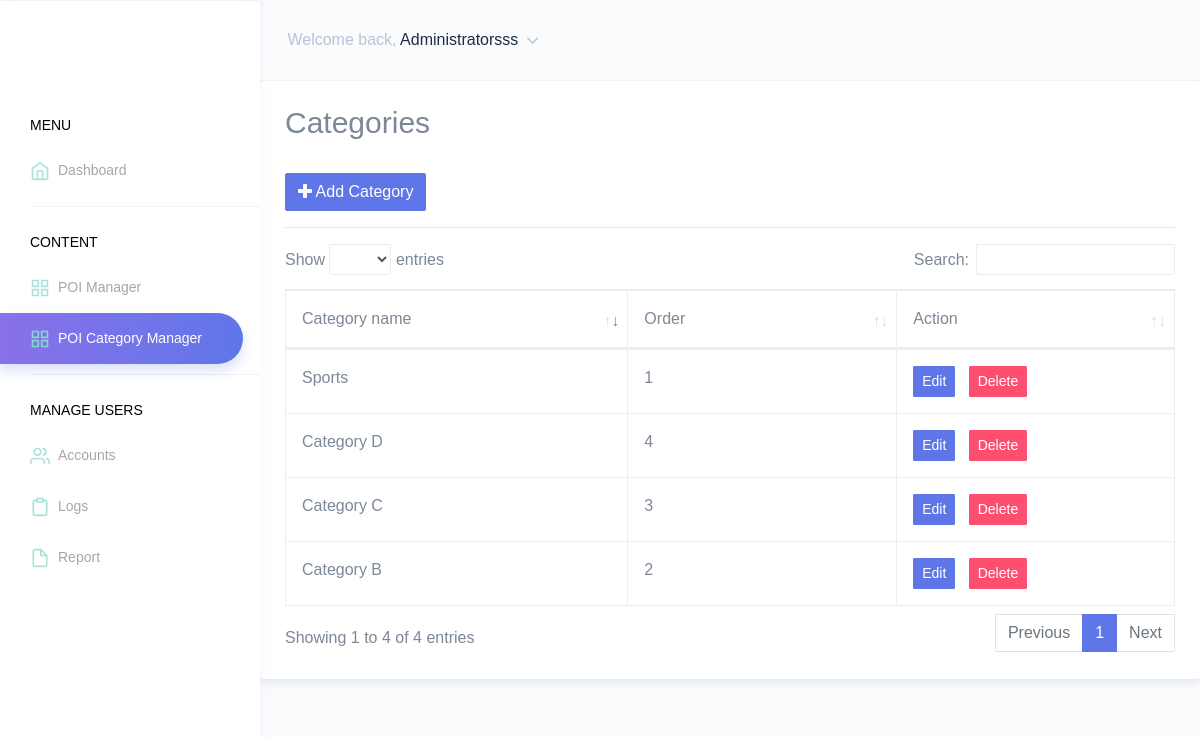
Screenshot of /home/html/vrpoicategoryindex.php (signed in) with the database file from the repository.
### tables this page shows
CREATE TABLE `user_tbl` (
  `id` int(11) NOT NULL,
  `user_uname` varchar(500) NOT NULL,
  `user_pword` varchar(500) NOT NULL,
  `user_fname` varchar(500) NOT NULL,
  `user_email` varchar(500) NOT NULL,
  `user_contact` varchar(500) NOT NULL
);

CREATE TABLE `poi_categories` (
  `id` int(10) NOT NULL,
  `category_name` varchar(100) DEFAULT NULL,
  `poi_order` tinyint(4) DEFAULT NULL,
  `created_at` timestamp NOT NULL DEFAULT current_timestamp()
);

### home/html/vrpoicategoryindex.php (the view, shortened to what this page needs)
<?php include_once('config/config.php')?>
<?php
    $sql = " SELECT * FROM poi_categories ORDER BY poi_order asc ";
    $query = mysqli_query($connection , $sql);
    $categories = [];
    while($poi_cat = mysqli_fetch_object($query) ) {
        $categories[] = $poi_cat;
    }
?>
<?php TMP_HEAD(); ?>
    <div class="card">
        <div class="card-body">
            <h2>Categories</h2>
            <br>
            <a href="vrpoicategorycreate.php" class="btn waves-effect waves-light btn-primary"><i class="fas fa-plus"></i>  Add Category </a>
            <hr>
            <div class="table-responsive">
                <table class="table table-bordered"  id="default_order">
                    <thead>
                        <th>Category name</th>
                        <th>Order</th>
                        <th>Action</th>
                    </thead>
                    <tbody>
                        <?php foreach($categories as $key => $row) :?>
                            <tr>
                                <td><?php echo $row->category_name?></td>
                                <td><?php echo $row->poi_order?></td>
                                <td>
                                    <a href="vrpoicategorycreate.php?id=<?php echo $row->id?>" class="btn btn-primary btn-sm">Edit</a>
                                    <a href="vrpoicategoryindex.php?action=delete&cat_id=<?php echo $row->id?>" class="btn btn-danger btn-sm validatejs">Delete</a>
                                </td>
                            </tr>
                        <?php endforeach?>
                    </tbody>
                </table>
            </div>
        </div>
    </div>

### home/html/inc/header.php (shortened to what this page needs)
<?php
    global $connection;
    $sql="select * FROM user_tbl where user_uname = '" . $_SESSION['aUname'] . "' and user_pword = '" . $_SESSION['aPword'] . "'";
    $rs=mysqli_query($connection,$sql);
    $rowAccount = array();
    while ($rows = mysqli_fetch_object($rs))
    {
        $rowAccount[] = $rows;
    }
    function GetUserFullName($rowAccount)
    {
        return ucwords($rowAccount[0]->user_fname);
    }
?>
<!DOCTYPE html>
<html dir="ltr" lang="en">
<head>
    <link href="../assets/extra-libs/c3/c3.min.css" rel="stylesheet">
    <link href="../assets/libs/chartist/dist/chartist.min.css" rel="stylesheet">
    <link href="../assets/extra-libs/jvector/jquery-jvectormap-2.0.2.css" rel="stylesheet" />
    <link href="../dist/css/style.min.css" rel="stylesheet">
    <link href="../assets/libs/morris.js/morris.css" rel="stylesheet">
    <link href="../assets/extra-libs/datatables.net-bs4/css/dataTables.bootstrap4.css" rel="stylesheet">
</head>
<body>
    <div id="main-wrapper" data-theme="light" data-layout="vertical" data-navbarbg="skin6" data-sidebartype="full"
        data-sidebar-position="fixed" data-header-position="fixed" data-boxed-layout="full">
        <header class="topbar" data-navbarbg="skin6">
            <nav class="navbar top-navbar navbar-expand-md">
                <div class="navbar-header" data-logobg="skin6">
                    <div class="navbar-brand">
                        <a href="index.html">
                        </a>
                    </div>
                </div>
                <div class="navbar-collapse collapse" id="navbarSupportedContent">
                    <ul class="navbar-nav float-right">
                        <li class="nav-item dropdown">
                            <a class="nav-link dropdown-toggle" href="javascript:void(0)" data-toggle="dropdown"
                                aria-haspopup="true" aria-expanded="false">
                                <span class="ml-2 d-lg-inline-block"><span>Welcome back,</span> <span
                                        class="text-dark"><?php echo GetUserFullName($rowAccount); ?></span> <i data-feather="chevron-down"
                                        class="svg-icon"></i></span>
                            </a>
                        </li>
                    </ul>
                </div>
            </nav>
        </header>
        <aside class="left-sidebar" data-sidebarbg="skin6">
            <div class="scroll-sidebar" data-sidebarbg="skin6">
                <nav class="sidebar-nav">
                    <ul id="sidebarnav">
                        <li class="nav-small-cap"><span class="hide-menu">Menu</span></li>
                        <li class="sidebar-item"> <a class="sidebar-link" href="vrdashboard.php"
                            aria-expanded="false"><i data-feather="home" class="feather-icon"></i><span
                                class="hide-menu">Dashboard
                            </span></a>
                        </li>
                        <li class="list-divider"></li>
                        <li class="nav-small-cap"><span class="hide-menu">Content</span></li>
                        <li class="sidebar-item"> <a class="sidebar-link" href="vrpoi.php"
                            aria-expanded="false"><i data-feather="grid" class="feather-icon"></i><span
                                class="hide-menu">POI Manager
                            </span></a>
                        </li>
                        <li class="sidebar-item"> <a class="sidebar-link" href="vrpoicategoryindex.php"
                            aria-expanded="false"><i data-feather="grid" class="feather-icon"></i><span
                                class="hide-menu">POI Category Manager
                            </span></a>
                        </li>
                        <li class="list-divider"></li>
                        <li class="nav-small-cap"><span class="hide-menu">Manage Users</span></li>
                        <li class="sidebar-item"> <a class="sidebar-link" href="vruser.php"
                            aria-expanded="false"><i data-feather="users" class="feather-icon"></i><span
                                class="hide-menu">Accounts
                            </span></a>
                        </li>
                        <li class="sidebar-item"> <a class="sidebar-link" href="vrlogs.php"
                            aria-expanded="false"><i data-feather="clipboard" class="feather-icon"></i><span
                                class="hide-menu">Logs
                            </span></a>
                        </li>
                        <li class="sidebar-item"> <a class="sidebar-link" href="vrreport.php"
                            aria-expanded="false"><i data-feather="file" class="feather-icon"></i><span
                                class="hide-menu">Report
                            </span></a>
                        </li>
                    </ul>
                </nav>
            </div>
        </aside>
        <div class="page-wrapper" style="background-color: #EEF5F9 !important;">

### home/html/inc/header.php (style rules this page uses)
.feather-icon { color: #86D8CA !important; font-weight: 700; }
.hide-menu { font-size: 14px !important; }

### rows the page displays
user_tbl: user_fname "Administratorsss"
poi_categories: category_name "Sports", poi_order "1"
poi_categories: category_name "Category B", poi_order "2"
poi_categories: category_name "Category C", poi_order "3"
poi_categories: category_name "Category D", poi_order "4"
